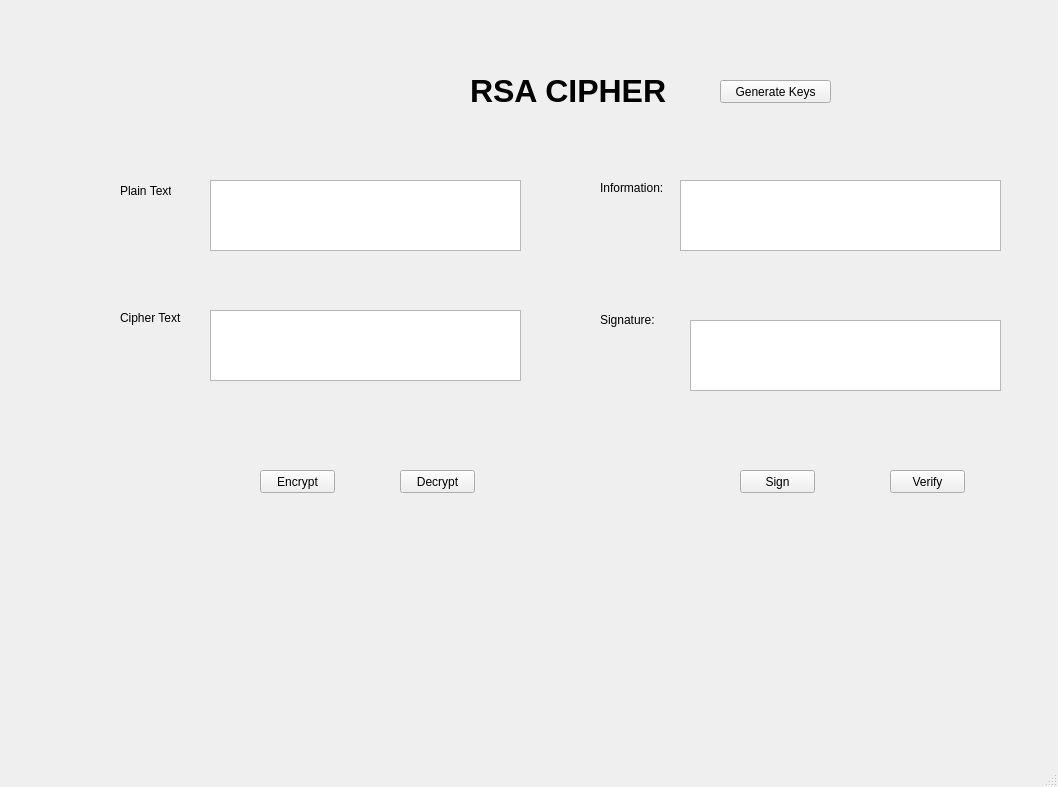
<?xml version="1.0" encoding="UTF-8"?>
<ui version="4.0">
 <class>MainWindow</class>
 <widget class="QMainWindow" name="MainWindow">
  <property name="geometry">
   <rect>
    <x>0</x>
    <y>0</y>
    <width>1058</width>
    <height>787</height>
   </rect>
  </property>
  <property name="windowTitle">
   <string>MainWindow</string>
  </property>
  <widget class="QWidget" name="centralwidget">
   <widget class="QPushButton" name="btn_en">
    <property name="geometry">
     <rect>
      <x>260</x>
      <y>470</y>
      <width>75</width>
      <height>23</height>
     </rect>
    </property>
    <property name="text">
     <string>Encrypt</string>
    </property>
   </widget>
   <widget class="QPushButton" name="btn_de">
    <property name="geometry">
     <rect>
      <x>400</x>
      <y>470</y>
      <width>75</width>
      <height>23</height>
     </rect>
    </property>
    <property name="text">
     <string>Decrypt</string>
    </property>
   </widget>
   <widget class="QPushButton" name="btn_sign">
    <property name="geometry">
     <rect>
      <x>740</x>
      <y>470</y>
      <width>75</width>
      <height>23</height>
     </rect>
    </property>
    <property name="text">
     <string>Sign</string>
    </property>
   </widget>
   <widget class="QPushButton" name="btn_verify">
    <property name="geometry">
     <rect>
      <x>890</x>
      <y>470</y>
      <width>75</width>
      <height>23</height>
     </rect>
    </property>
    <property name="text">
     <string>Verify</string>
    </property>
   </widget>
   <widget class="QPushButton" name="btn_gen">
    <property name="geometry">
     <rect>
      <x>720</x>
      <y>80</y>
      <width>111</width>
      <height>23</height>
     </rect>
    </property>
    <property name="text">
     <string>Generate Keys</string>
    </property>
   </widget>
   <widget class="QLabel" name="label">
    <property name="geometry">
     <rect>
      <x>470</x>
      <y>50</y>
      <width>211</width>
      <height>81</height>
     </rect>
    </property>
    <property name="font">
     <font>
      <pointsize>24</pointsize>
      <weight>75</weight>
      <bold>true</bold>
     </font>
    </property>
    <property name="text">
     <string>RSA CIPHER</string>
    </property>
   </widget>
   <widget class="QLabel" name="txt_plain_text">
    <property name="geometry">
     <rect>
      <x>120</x>
      <y>180</y>
      <width>51</width>
      <height>21</height>
     </rect>
    </property>
    <property name="text">
     <string>Plain Text:</string>
    </property>
   </widget>
   <widget class="QLabel" name="txt_cipher_text">
    <property name="geometry">
     <rect>
      <x>120</x>
      <y>310</y>
      <width>61</width>
      <height>16</height>
     </rect>
    </property>
    <property name="text">
     <string>Cipher Text:</string>
    </property>
   </widget>
   <widget class="QTextEdit" name="txt_plain">
    <property name="geometry">
     <rect>
      <x>210</x>
      <y>180</y>
      <width>311</width>
      <height>71</height>
     </rect>
    </property>
   </widget>
   <widget class="QTextEdit" name="txt_cipher">
    <property name="geometry">
     <rect>
      <x>210</x>
      <y>310</y>
      <width>311</width>
      <height>71</height>
     </rect>
    </property>
   </widget>
   <widget class="QTextEdit" name="txt_info_2">
    <property name="geometry">
     <rect>
      <x>680</x>
      <y>180</y>
      <width>321</width>
      <height>71</height>
     </rect>
    </property>
   </widget>
   <widget class="QTextEdit" name="txt_sign_2">
    <property name="geometry">
     <rect>
      <x>690</x>
      <y>320</y>
      <width>311</width>
      <height>71</height>
     </rect>
    </property>
   </widget>
   <widget class="QLabel" name="txt_info">
    <property name="geometry">
     <rect>
      <x>600</x>
      <y>180</y>
      <width>71</width>
      <height>16</height>
     </rect>
    </property>
    <property name="text">
     <string>Information:</string>
    </property>
   </widget>
   <widget class="QLabel" name="txt_sign">
    <property name="geometry">
     <rect>
      <x>600</x>
      <y>310</y>
      <width>61</width>
      <height>20</height>
     </rect>
    </property>
    <property name="text">
     <string>Signature:</string>
    </property>
   </widget>
  </widget>
  <widget class="QMenuBar" name="menubar">
   <property name="geometry">
    <rect>
     <x>0</x>
     <y>0</y>
     <width>1058</width>
     <height>21</height>
    </rect>
   </property>
  </widget>
  <widget class="QStatusBar" name="statusbar"/>
 </widget>
 <resources/>
 <connections/>
</ui>
